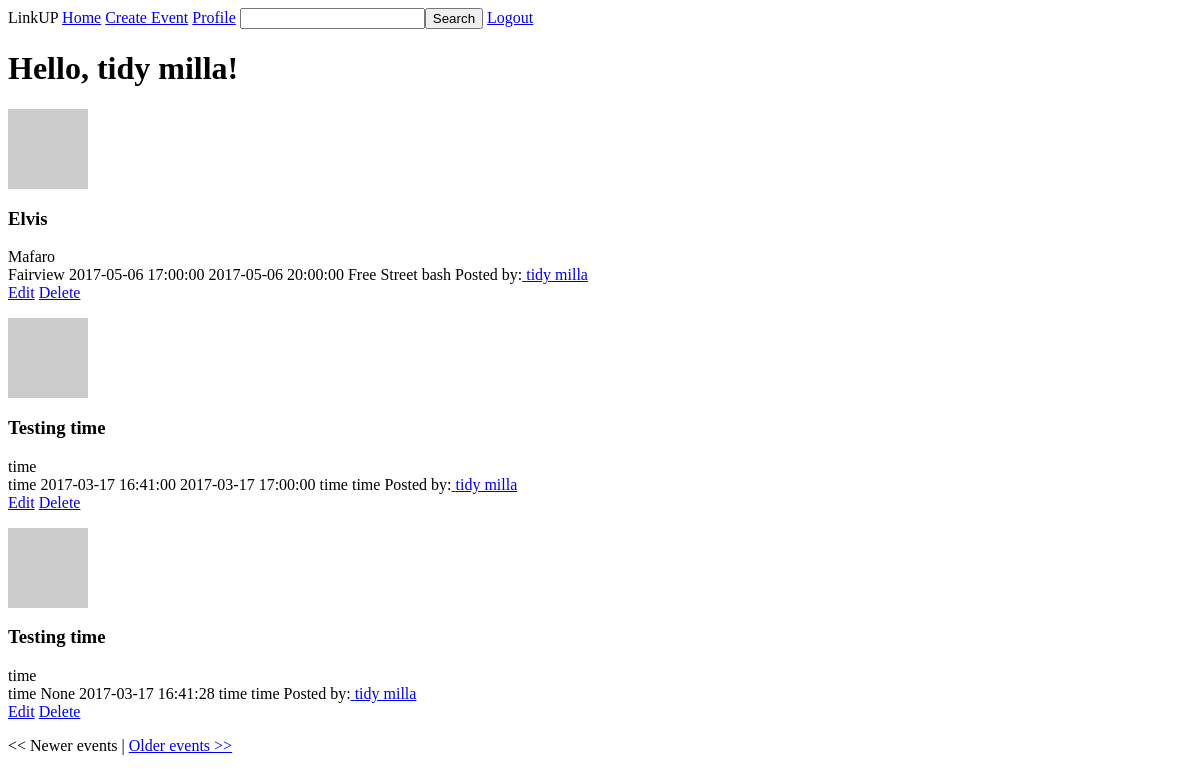
Page / (signed in) on the earlier database version.
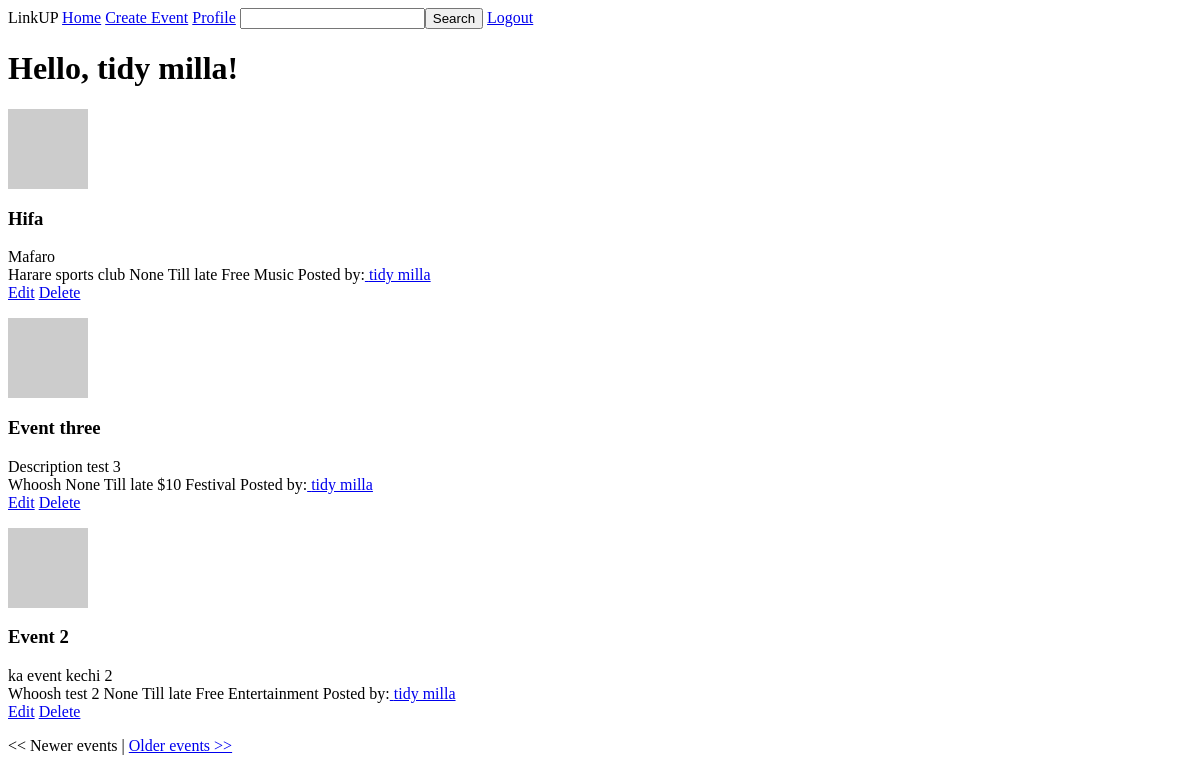
Same page on the later database version.
### app/models.py (models this page shows, shortened)
class User(UserMixin, db.Model):
    id = db.Column(db.Integer, primary_key=True)
    social_id = db.Column(db.String(64), index=True, unique=True)
    username = db.Column(db.String(64), index=True, unique=True)
    nickname = db.Column(db.String(64), nullable=False)
    email = db.Column(db.String(64), unique=True, nullable=True)
    website = db.Column(db.String(64))
    bio = db.Column(db.String(120))
    events = db.relationship('Event', backref='author', lazy='dynamic')
    followed = db.relationship('User',
                                    secondary=followers,
                                    primaryjoin=(followers.c.follower_id == id),
                                    secondaryjoin=(followers.c.followed_id == id),
                                    backref=db.backref('followers', lazy='dynamic'),
                                    lazy='dynamic'
                                )
    @property
    def is_authenticated(self):
        return True
    def followed_events(self):
        return Event.query.join(followers, (followers.c.followed_id == Event.user_id)).filter(followers.c.follower_id == self.id).order_by(Event.id.desc())
    def avatar(self, size):
        return 'http://www.gravatar.com/avatar/%s?d=mm&s=%d' % (md5(self.social_id.encode('utf-8')).hexdigest(), size)

class Event(db.Model):
    __searchable__ = ['name', 'venu', 'description', 'category']
    id = db.Column(db.Integer, primary_key=True)
    name = db.Column(db.String(64))
    description = db.Column(db.String(120))
    venu = db.Column(db.String(64))
    date = db.Column(db.DateTime)
    end_time = db.Column(db.DateTime)
    admission = db.Column(db.String(20), default='free')
    category = db.Column(db.String(20))
    user_id = db.Column(db.Integer, db.ForeignKey('user.id'))

### app/views.py (the view)
@app.route('/')
@app.route('/<int:page>')
@login_required
def index(page=1):
    user_nickname = g.user.nickname
    events = g.user.followed_events().paginate(page, EVENTS_PER_PAGE, False)
    return render_template('index.html',
                            title='Home',
                            user_nickname=user_nickname,
                            events=events)

### app/forms.py
class SearchForm(Form):
    search = StringField('search', validators=[DataRequired()])

### app/views.py (called while the page is built)
@app.before_request
def before_request():
    g.user = current_user
    if g.user.is_authenticated:
        g.search_form = SearchForm()

@lm.user_loader
def load_user(id):
    return User.query.get(int(id))

### app/templates/index.html
{% extends "base.html" %}
{% block content %}
  <h1>Hello, {{ user_nickname }}!</h1>
  {% if events.items %}
    {% for event in events.items %}
      {% include 'event_display.html' %}
    {% endfor %}
    <p>{% if events.has_prev %}<a href="{{ url_for('index', page=events.prev_num) }}">&lt;&lt; Newer events</a>{% else %}&lt;&lt; Newer events{% endif %} |
    {% if events.has_next %}<a href="{{ url_for('index', page=events.next_num) }}">Older events &gt;&gt;</a>{% else %}Older events &gt;&gt;{% endif %}</p>
  {% else %}
    <div id='no_event'>
      <span>Oops no events have been found that match your preferences</span>
    </div>
  {% endif %}
{% endblock %}

### app/templates/base.html (shortened to what this page needs)
<html>
  <head>
  </head>
  <body>
    <div>
      LinkUP
      {% if g.user.is_authenticated %}
        <a href={{ url_for('index') }}>Home</a>
        <a href={{ url_for('create_event') }}>Create Event</a>
        <a href={{ url_for('user', username=current_user.username) }}>Profile</a>
        <form style="display: inline;" action="{{ url_for('search') }}" method="post" name="search">{{ g.search_form.hidden_tag() }}{{ g.search_form.search(size=20) }}<input type="submit" value="Search"></form>
        <a href={{ url_for('logout' ) }}>Logout</a>
      {% endif %}
    </div>
    {% block content %}{% endblock %}
  </body>
</html>

### app/templates/event_display.html
<div id='event'>
  <p><img src="{{ event.author.avatar(50) }}"></p>
  <h3>{{ event.name }}</h3>
  <span>{{ event.description }}</span><br>
  <span>{{ event.venu }}</span>
  <span>{{ event.date }}</span>
  {% if event.end_time %}
    <span>{{ event.end_time }}</span>
  {% else %}
    <span>Till late</span>
  {% endif %}
  <span>{{ event.admission }}</span>
  <span>{{ event.category }}</span>
  {% if event.author %}
    <span>Posted by:<a href={{ url_for('user', username=event.author.username) }}> {{ event.author.nickname }}</a></span><br>
  {% endif %}
  {% if current_user.id == event.author.id %}
    <span><a href={{ url_for('edit_event', id=event.id) }}>Edit</a></span>
    <span><a href="{{ url_for('delete_event', id=event.id)}}">Delete</a></span>
  {% endif %}
</div>

Differences in the rows shown:
removed Event: name "Elvis", description "Mafaro", venu "Fairview", date "2017-05-06 17:00:00", end_time "2017-05-06 20:00:00", admission "Free", category "Street bash", author.nickname "tidy milla"
removed Event: name "Testing time", description "time", venu "time", date "2017-03-17 16:41:00", end_time "2017-03-17 17:00:00", admission "time", category "time", author.nickname "tidy milla"
removed Event: name "Testing time", description "time", venu "time", date "None", end_time "2017-03-17 16:41:28", admission "time", category "time", author.nickname "tidy milla"
now on this page (row edited): Event: name "Hifa", description "Mafaro", venu "Harare sports club", date "None", shows "Till late", admission "Free", category "Music", author.nickname "tidy milla"
now on this page (row edited): Event: name "Event three", description "Description test 3", venu "Whoosh", date "None", shows "Till late", admission "$10", category "Festival", author.nickname "tidy milla"
now on this page (row edited): Event: name "Event 2", description "ka event kechi 2", venu "Whoosh test 2", date "None", shows "Till late", admission "Free", category "Entertainment", author.nickname "tidy milla"
